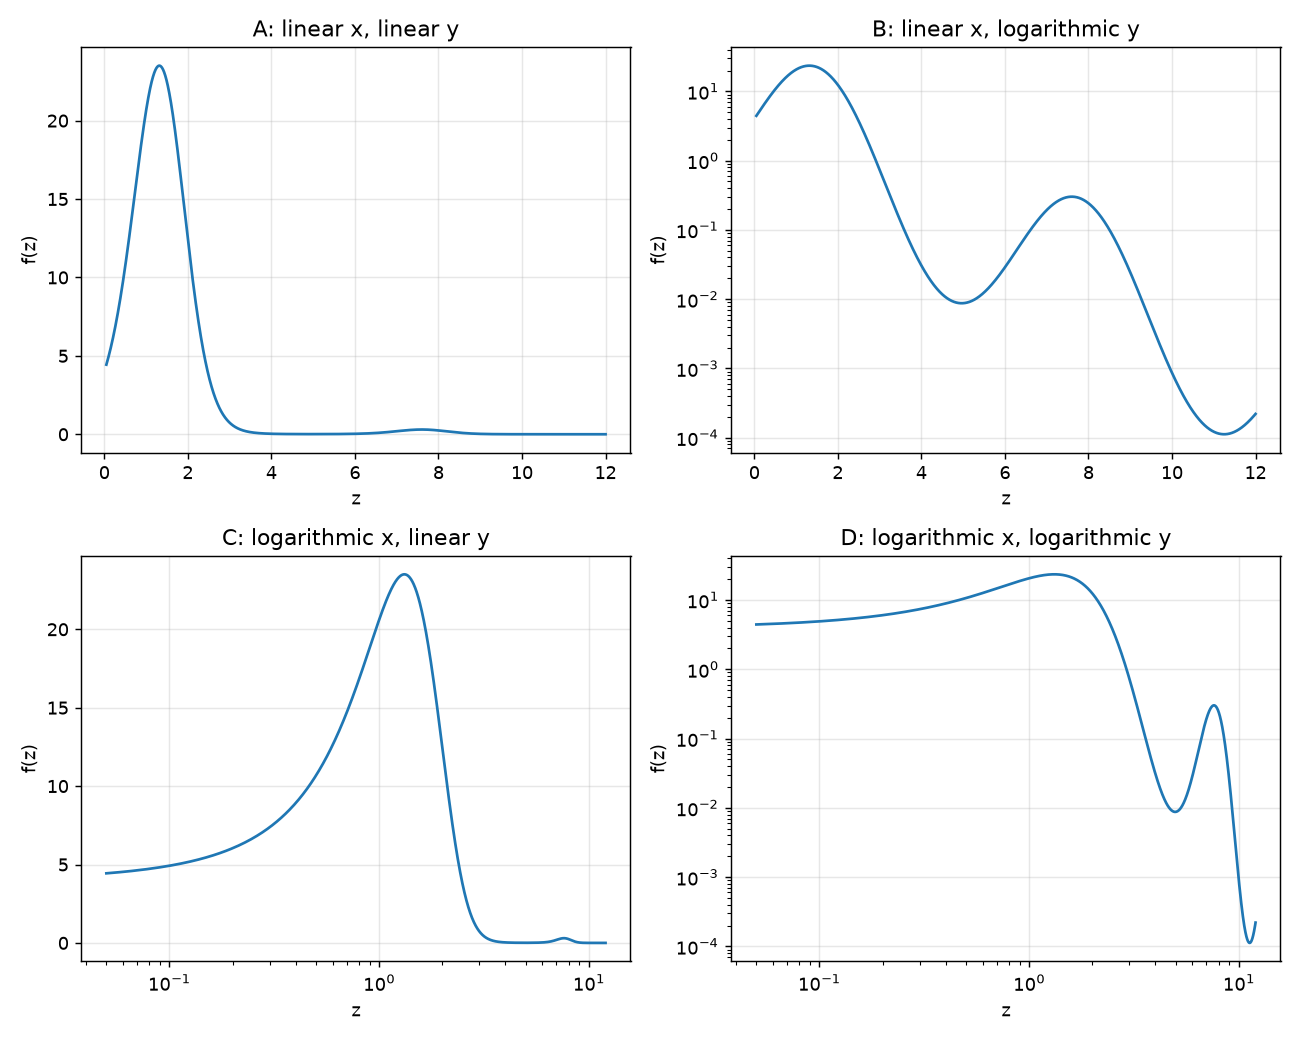

This figure's Python source:
"""
Assignment 17: the "unrealistic learning curve" f(z) = 2**(2 - z + 4*sin(z)),
plotted with the 4 required axis scalings (A: lin-lin, B: lin-x/log-y,
C: log-x/lin-y, D: log-log).
"""

import numpy as np
import matplotlib

matplotlib.use("Agg")
import matplotlib.pyplot as plt

z = np.linspace(0.05, 12, 3000)
f = 2.0 ** (2 - z + 4 * np.sin(z))

print("f(z) range:", f.min(), "...", f.max())

fig, axes = plt.subplots(2, 2, figsize=(10, 8))

axes[0, 0].plot(z, f)
axes[0, 0].set_title("A: linear x, linear y")
axes[0, 0].set_xlabel("z"); axes[0, 0].set_ylabel("f(z)")

axes[0, 1].plot(z, f)
axes[0, 1].set_yscale("log")
axes[0, 1].set_title("B: linear x, logarithmic y")
axes[0, 1].set_xlabel("z"); axes[0, 1].set_ylabel("f(z)")

axes[1, 0].plot(z, f)
axes[1, 0].set_xscale("log")
axes[1, 0].set_title("C: logarithmic x, linear y")
axes[1, 0].set_xlabel("z"); axes[1, 0].set_ylabel("f(z)")

axes[1, 1].plot(z, f)
axes[1, 1].set_xscale("log")
axes[1, 1].set_yscale("log")
axes[1, 1].set_title("D: logarithmic x, logarithmic y")
axes[1, 1].set_xlabel("z"); axes[1, 1].set_ylabel("f(z)")

for ax in axes.flat:
    ax.grid(alpha=0.3)

fig.tight_layout()
fig.savefig("log_scale_demo.png", dpi=130)
print("saved log_scale_demo.png")
